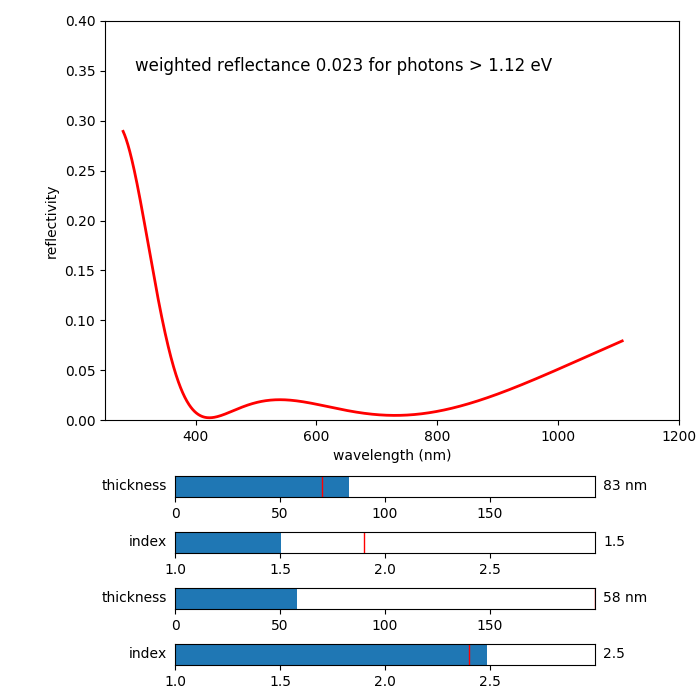

The script that drew this image:
import matplotlib.pyplot as plt
import numpy as np
import photovoltaic as pv
from matplotlib.widgets import Slider

n0 = 1  # (units) refractive index of surroundings
nSemi = 3.5 # refractive index of semiconductor
Eg = 1.12 # (eV) bandgap of silicon
Wg = 1239.8 / Eg # wavelength at the bandgap of silicon

# read standard specta
wavelength, AM0, AM15G, AM15D = pv.solar_spectra()
# truncate to wavelengths below bandgap
wavelength_Eg = wavelength[wavelength < Wg]
AM15G_Eg = AM15G[wavelength < Wg]

# current to band gap
photons = AM15G_Eg * (wavelength_Eg / 1239.8)
Jsc_total = np.trapz(photons, wavelength_Eg)
print(Jsc_total)

# setup the plot
fig, ax = plt.subplots(figsize=(7, 7))
plt.subplots_adjust(left=0.15, bottom=0.4, top=0.97, right=0.97)
plt.axis([250, 1200, 0, 0.40])
plt.xlabel('wavelength (nm)')
plt.ylabel('reflectivity')
txt = plt.text(300, 0.35, 'refl', size=12)
# define the plot with dummy values for Y
l, = plt.plot(wavelength_Eg, wavelength_Eg, lw=2, color='red')

# setup the slider. In matplot lib its a hacked plot
ax_s1 = plt.axes([0.25, 0.29, 0.6, 0.03], fc='white')
s1 = Slider(ax_s1, 'thickness', 0.0, 200, valinit=70, valfmt='%0.0f nm')  # old style format
s1_xticks = np.arange(0.0, 200, 50)
ax_s1.xaxis.set_visible(True)
ax_s1.set_xticks(s1_xticks)

ax_s2 = plt.axes([0.25, 0.21, 0.6, 0.03], fc='white')
s2 = Slider(ax_s2, 'index', 1.0, 3.0, valinit=1.9, valfmt='%0.1f')  # old style format
s2_xticks = np.arange(1.0, 3.0, 0.5)
ax_s2.xaxis.set_visible(True)
ax_s2.set_xticks(s2_xticks)

ax_s3 = plt.axes([0.25, 0.13, 0.6, 0.03], fc='white')
s3 = Slider(ax_s3, 'thickness', 0.0, 200, valinit=200, valfmt='%0.0f nm')  # old style format
s3_xticks = np.arange(0.0, 200, 50)
ax_s3.xaxis.set_visible(True)
ax_s3.set_xticks(s3_xticks)

ax_s4 = plt.axes([0.25, 0.05, 0.6, 0.03], fc='white')
s4 = Slider(ax_s4, 'index', 1.0, 3.0, valinit=2.4, valfmt='%0.1f')  # old style format
s4_xticks = np.arange(1.0, 3.0, 0.5)
ax_s4.xaxis.set_visible(True)
ax_s4.set_xticks(s4_xticks)


def update(val):  # why do we need a val?
    t1 = s1.val
    n1 = s2.val
    t2 = s3.val
    n2 = s4.val
    # print(t1,n1,t2,n2)
    refl = pv.DLARC_refl(wavelength_Eg, n0, n1, n2, nSemi, t1, t2)
    # refl = pv.ARC_refl(wavelength_Eg, n0, n1, nSemi, t1) / 100
    Jsc_loss = np.trapz(photons * refl, wavelength_Eg)  # A/m
    R_weighted = Jsc_loss / Jsc_total
    txt.set_text('weighted reflectance {:.3f} for photons > 1.12 eV'.format(R_weighted))
    l.set_ydata(refl)
    fig.canvas.draw_idle()


update(0)  # initial plot

s1.on_changed(update)
s2.on_changed(update)
s3.on_changed(update)
s4.on_changed(update)
plt.show()
